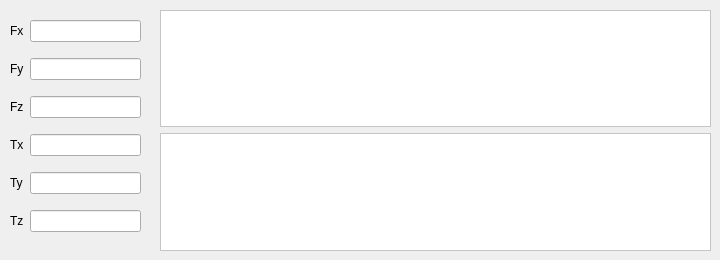
        <widget class="QWidget" name="page_8">
         <widget class="QWidget" name="layoutWidget_18">
          <property name="geometry">
           <rect>
            <x>10</x>
            <y>10</y>
            <width>131</width>
            <height>235</height>
           </rect>
          </property>
          <layout class="QGridLayout" name="gridLayout_26">
           <item row="0" column="1">
            <widget class="QLineEdit" name="lineEdit_CFx"/>
           </item>
           <item row="1" column="1">
            <widget class="QLineEdit" name="lineEdit_CFy"/>
           </item>
           <item row="3" column="1">
            <widget class="QLineEdit" name="lineEdit_CTx"/>
           </item>
           <item row="4" column="1">
            <widget class="QLineEdit" name="lineEdit_CTy"/>
           </item>
           <item row="5" column="0">
            <widget class="QLabel" name="label_149">
             <property name="text">
              <string>Tz</string>
             </property>
            </widget>
           </item>
           <item row="4" column="0">
            <widget class="QLabel" name="label_148">
             <property name="text">
              <string>Ty</string>
             </property>
            </widget>
           </item>
           <item row="3" column="0">
            <widget class="QLabel" name="label_131">
             <property name="text">
              <string>Tx</string>
             </property>
            </widget>
           </item>
           <item row="5" column="1">
            <widget class="QLineEdit" name="lineEdit_CTz"/>
           </item>
           <item row="2" column="0">
            <widget class="QLabel" name="label_130">
             <property name="text">
              <string>Fz</string>
             </property>
            </widget>
           </item>
           <item row="2" column="1">
            <widget class="QLineEdit" name="lineEdit_CFz"/>
           </item>
           <item row="1" column="0">
            <widget class="QLabel" name="label_129">
             <property name="text">
              <string>Fy</string>
             </property>
            </widget>
           </item>
           <item row="0" column="0">
            <widget class="QLabel" name="label_128">
             <property name="text">
              <string>Fx</string>
             </property>
            </widget>
           </item>
          </layout>
         </widget>
         <widget class="QWidget" name="layoutWidget">
          <property name="geometry">
           <rect>
            <x>160</x>
            <y>10</y>
            <width>551</width>
            <height>241</height>
           </rect>
          </property>
          <layout class="QGridLayout" name="gridLayout_31">
           <item row="0" column="0">
            <widget class="QChartView" name="plotF">
             <property name="font">
              <font>
               <stylestrategy>PreferAntialias</stylestrategy>
              </font>
             </property>
             <property name="autoFillBackground">
              <bool>true</bool>
             </property>
             <property name="styleSheet">
              <string notr="true">   background-color: white;</string>
             </property>
             <property name="backgroundBrush">
              <brush brushstyle="NoBrush">
               <color alpha="0">
                <red>0</red>
                <green>0</green>
                <blue>0</blue>
               </color>
              </brush>
             </property>
             <property name="foregroundBrush">
              <brush brushstyle="NoBrush">
               <color alpha="0">
                <red>0</red>
                <green>0</green>
                <blue>0</blue>
               </color>
              </brush>
             </property>
            </widget>
           </item>
           <item row="1" column="0">
            <widget class="QChartView" name="plotT">
             <property name="font">
              <font>
               <stylestrategy>PreferAntialias</stylestrategy>
              </font>
             </property>
             <property name="autoFillBackground">
              <bool>true</bool>
             </property>
             <property name="styleSheet">
              <string notr="true">   background-color: white;</string>
             </property>
             <property name="backgroundBrush">
              <brush brushstyle="NoBrush">
               <color alpha="0">
                <red>0</red>
                <green>0</green>
                <blue>0</blue>
               </color>
              </brush>
             </property>
             <property name="foregroundBrush">
              <brush brushstyle="NoBrush">
               <color alpha="0">
                <red>0</red>
                <green>0</green>
                <blue>0</blue>
               </color>
              </brush>
             </property>
            </widget>
           </item>
          </layout>
         </widget>
        </widget>
